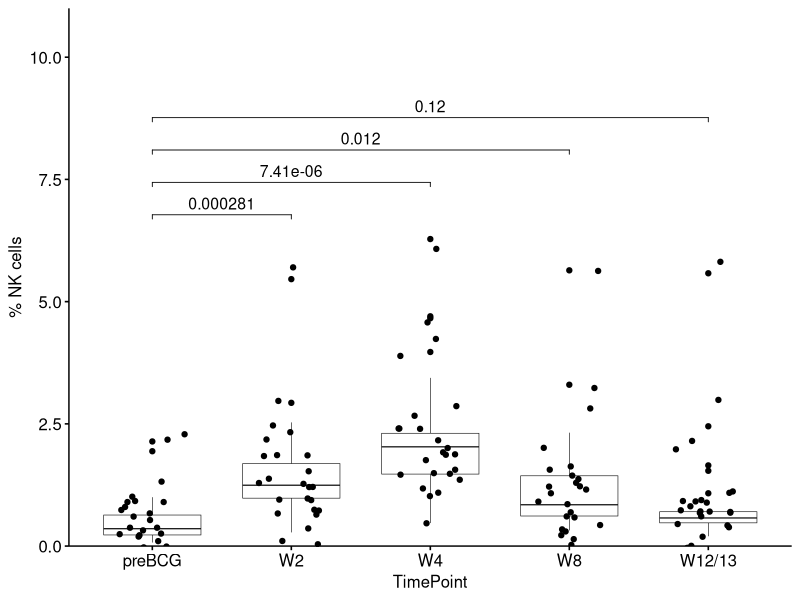
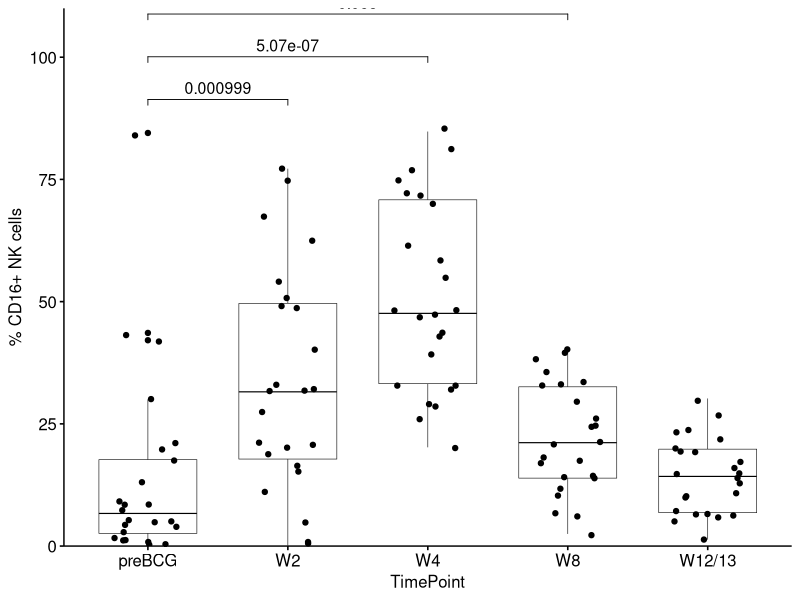
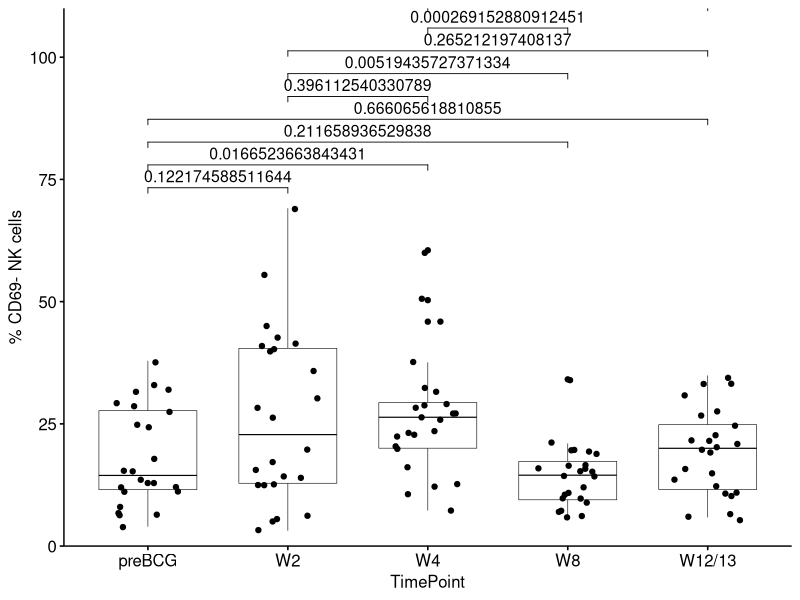
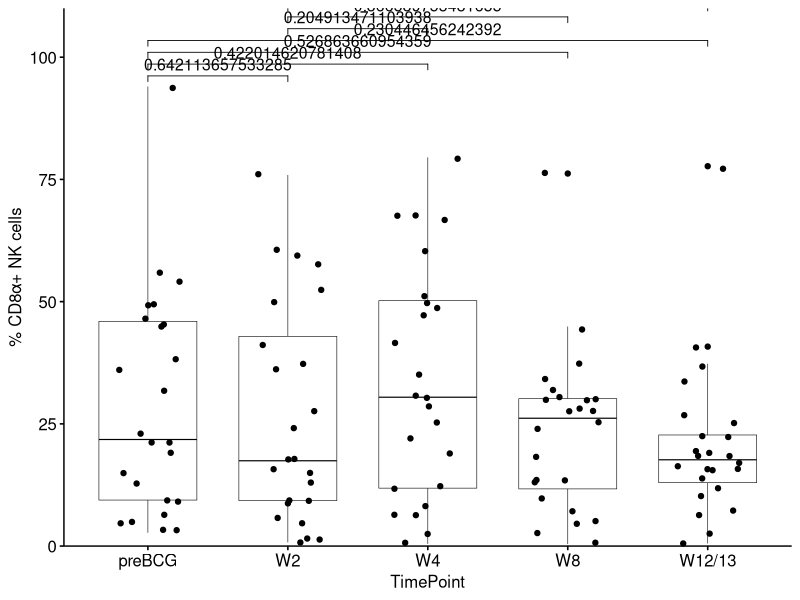
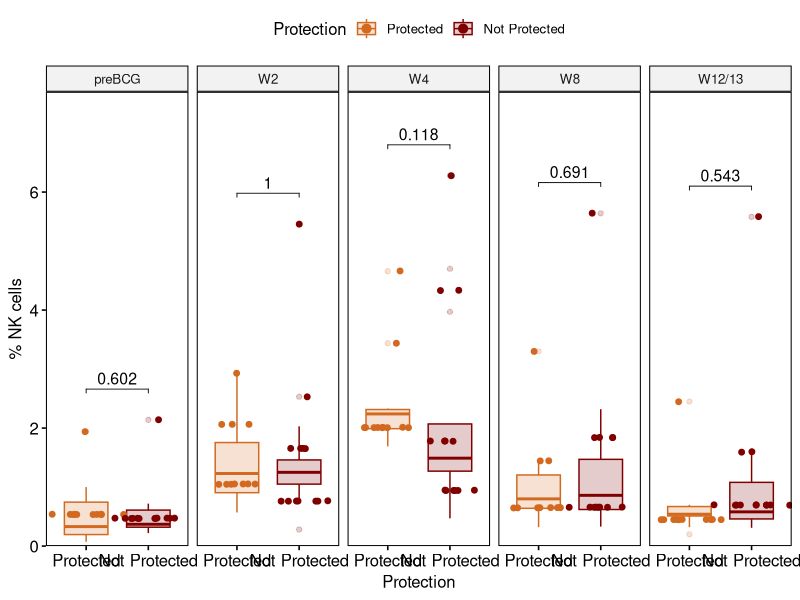
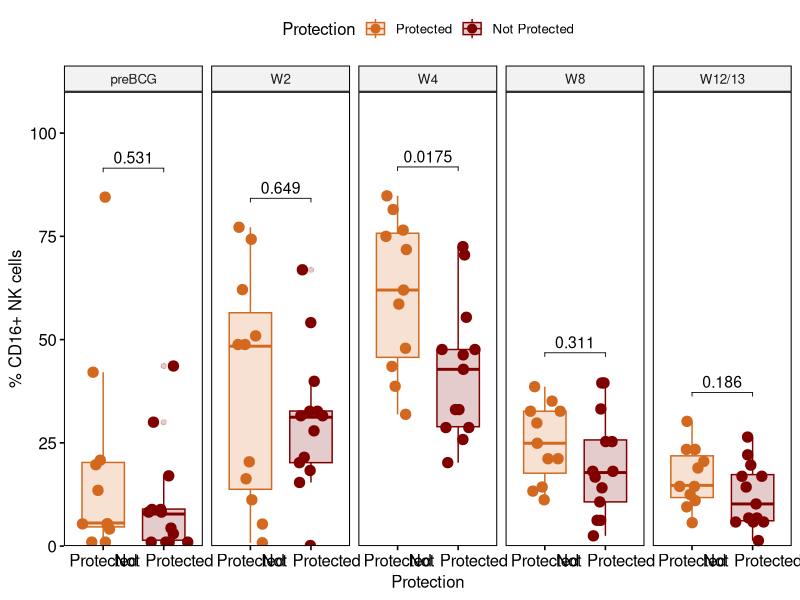
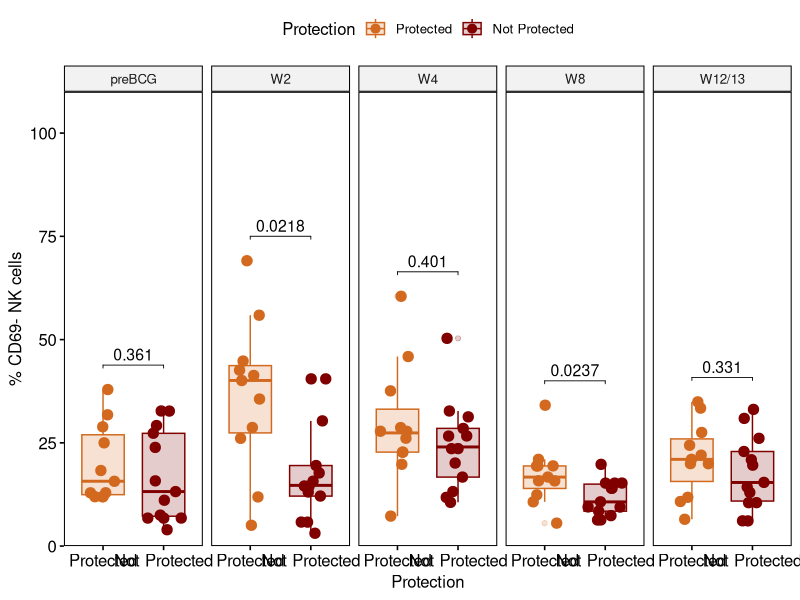
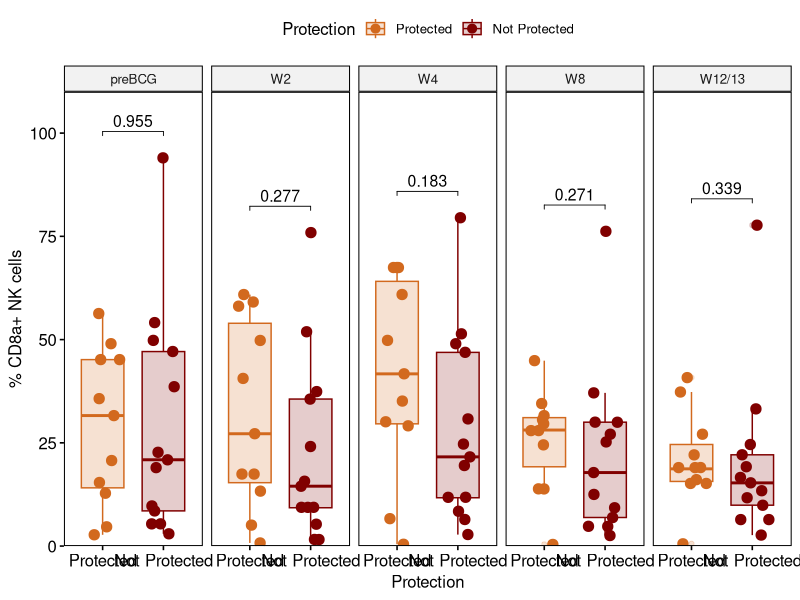

Source code (R) for these figures, in order: (Note: this script raises an error after producing the figures.)

# Load the necessary libraries
library(tidyverse)
library(dplyr)
library(ggplot2)
library(cowplot)
library(viridis)
library(ggpubr)
library(rstatix)  
library(ggpubr)  # For easy data-visualization

# Set wd
setwd("C:/Users/Steven Makatsa/OneDrive - UW/Shared Documents - SeshadriLab/Manuscripts/InPreparation/2023_IMPAcTB_CyTOF/Figures")

# Read in the CSVs
Fig4 <- read.csv("text/Fig4.csv")
Fig4$TimePoint <- factor(Fig4$TimePoint,levels = c("preBCG", "W2", "W4", "W8", "W12/13"))

### Fig ABC
#### Total NK cells

a <- ggboxplot(Fig4, x = "TimePoint", y = "NK", id = "NHP", size = 0.2,
               ylim = c(0, 10)) + geom_jitter(width=0.24, height=0.6) +
  ylab("% NK cells")
a_test <- Fig4 %>% t_test(NK ~ TimePoint, paired = TRUE, ref.group = "preBCG")  %>%
  adjust_pvalue() %>%  add_significance("p.adj") %>% add_xy_position(x = "TimePoint")
ap <- a +
  stat_pvalue_manual(a_test, label = "p", , tip.length = 0.01, size = 4) +
  scale_y_continuous(expand = expansion(mult = c(0, 0.1)))
ap

#### CD16+ NK cells

b <- ggboxplot(Fig4, x = "TimePoint", y = "CD16", id = "NHP", size = 0.2,
               ylim = c(0, 100)) + geom_jitter(width=0.24, height=0.6) +
  ylab("% CD16+ NK cells")
b_test <- Fig4 %>% t_test(CD16 ~ TimePoint, paired = TRUE, ref.group = "preBCG")  %>%
  adjust_pvalue() %>%  add_significance("p.adj") %>% add_xy_position(x = "TimePoint")
bp <-  b +
  stat_pvalue_manual(b_test, label = "p", , tip.length = 0.01, size = 4) +
  scale_y_continuous(expand = expansion(mult = c(0, 0.1)))
bp

#### CD69- NK cells

c <- ggboxplot(Fig4, x = "TimePoint", y = "CD69neg", id = "NHP", size = 0.2,
               ylim = c(0, 100)) + geom_jitter(width=0.24, height=0.6) +
  ylab("% CD69- NK cells")
c_test <- Fig4 %>% dunn_test(CD69neg ~ TimePoint)  %>%
  adjust_pvalue() %>%  add_significance("p.adj") %>% add_xy_position(x = "TimePoint")
cp <-  c +
  stat_pvalue_manual(c_test, label = "p", , tip.length = 0.01, size = 4) +
  scale_y_continuous(expand = expansion(mult = c(0, 0.1)))
cp

#### CD8+ NK cells

d <- ggboxplot(Fig4, x = "TimePoint", y = "CD8", id = "NHP", size = 0.2,
               ylim = c(0, 100)) + geom_jitter(width=0.24, height=0.6) +
  ylab("% CD8α+ NK cells")
d_test <- Fig4 %>% dunn_test(CD8 ~ TimePoint)  %>%
  adjust_pvalue() %>%  add_significance("p.adj") %>% add_xy_position(x = "TimePoint")
dp <-  d +
  stat_pvalue_manual(d_test, label = "p", , tip.length = 0.01, size = 4) +
  scale_y_continuous(expand = expansion(mult = c(0, 0.1)))
dp
### Protection
#### Total NK cells
d <- ggboxplot(Fig4, x = "Protection", y = "NK",
               fill = "Protection", color = "Protection", palette = c("#D2691E", "#800000"), alpha = 0.2, facet.by = "TimePoint", ncol = 5, ylim = c(0, 7)) +
  geom_dotplot(aes(fill = Protection, color = Protection),
               binwidth = 1, binaxis='y', stackdir='center', dotsize = 0.1,
               position = position_jitter(0.2)) + ylab("% NK cells")
d_test <- Fig4 %>% group_by(TimePoint) %>% wilcox_test(NK ~ Protection)  %>%
  adjust_pvalue() %>%  add_significance("p.adj") %>% add_xy_position(x = "Protection")
dp <- d +
  stat_pvalue_manual(d_test, label = "p", , tip.length = 0.01, size = 4) +
  scale_y_continuous(expand = expansion(mult = c(0, 0.1)))
dp

#### CD16+ NK cells
e <- ggboxplot(Fig4, x = "Protection", y = "CD16",
               fill = "Protection", color = "Protection", palette = c("#D2691E", "#800000"), alpha = 0.2, facet.by = "TimePoint", ncol = 5, ylim = c(0, 100)) +
  geom_dotplot(aes(fill = Protection, color = Protection),
               binwidth = 1, binaxis='y', stackdir='center', dotsize = 2.5,
              position = position_jitter(0.2)) + ylab("% CD16+ NK cells")
e_test <- Fig4 %>% group_by(TimePoint) %>% wilcox_test(CD16 ~ Protection)  %>%
  adjust_pvalue() %>%  add_significance("p.adj") %>% add_xy_position(x = "Protection")
ep <- e +
  stat_pvalue_manual(e_test, label = "p", , tip.length = 0.01, size = 4) +
  scale_y_continuous(expand = expansion(mult = c(0, 0.1)))
ep

#### CD69- NK cells
f <- ggboxplot(Fig4, x = "Protection", y = "CD69neg",
               fill = "Protection", color = "Protection", palette = c("#D2691E", "#800000"), alpha = 0.2, facet.by = "TimePoint", ncol = 5, ylim = c(0, 100)) +
  geom_dotplot(aes(fill = Protection, color = Protection),
               binwidth = 1, binaxis='y', stackdir='center', dotsize = 2.5,
               position = position_jitter(0.2)) + ylab("% CD69- NK cells")
f_test <- Fig4 %>% group_by(TimePoint) %>% wilcox_test(CD69neg ~ Protection)  %>%
  adjust_pvalue() %>%  add_significance("p.adj") %>% add_xy_position(x = "Protection")
fp <- f +
  stat_pvalue_manual(f_test, label = "p", , tip.length = 0.01, size = 4) +
  scale_y_continuous(expand = expansion(mult = c(0, 0.1)))
fp

#### CD8a NK cells
f <- ggboxplot(Fig4, x = "Protection", y = "CD8",
               fill = "Protection", color = "Protection", palette = c("#D2691E", "#800000"), alpha = 0.2, facet.by = "TimePoint", ncol = 5, ylim = c(0, 100)) +
  geom_dotplot(aes(fill = Protection, color = Protection),
               binwidth = 1, binaxis='y', stackdir='center', dotsize = 2.5,
               position = position_jitter(0.2)) + ylab("% CD8a+ NK cells")
f_test <- Fig4 %>% group_by(TimePoint) %>% wilcox_test(CD8 ~ Protection)  %>%
  adjust_pvalue() %>%  add_significance("p.adj") %>% add_xy_position(x = "Protection")
fp <- f +
  stat_pvalue_manual(f_test, label = "p", , tip.length = 0.01, size = 4) +
  scale_y_continuous(expand = expansion(mult = c(0, 0.1)))
fp
### End
b <- ggboxplot(Fig4, x = "Protection", y = "NK_count",
               fill = "Protection", color = "Protection", palette = c("#D2691E", "#800000"), alpha = 0.2, facet.by = "TimePoint", ncol = 5, ylim = c(0, 85000)) +
  geom_dotplot(
    aes(fill = Protection, color = Protection),
    binaxis='y', stackdir='center', dotsize = 1.2,
    position = position_dodge(0.8)) + ylab("NK Count")
b_test <- Fig4 %>% group_by(TimePoint) %>% wilcox_test(NK_count ~ Protection)  %>%
  adjust_pvalue() %>%  add_significance("p.adj") %>% add_xy_position(x = "Protection")
bp <- b +
  stat_pvalue_manual(b_test, label = "p", , tip.length = 0.01, size = 4) +
  scale_y_continuous(expand = expansion(mult = c(0, 0.1)))
bp